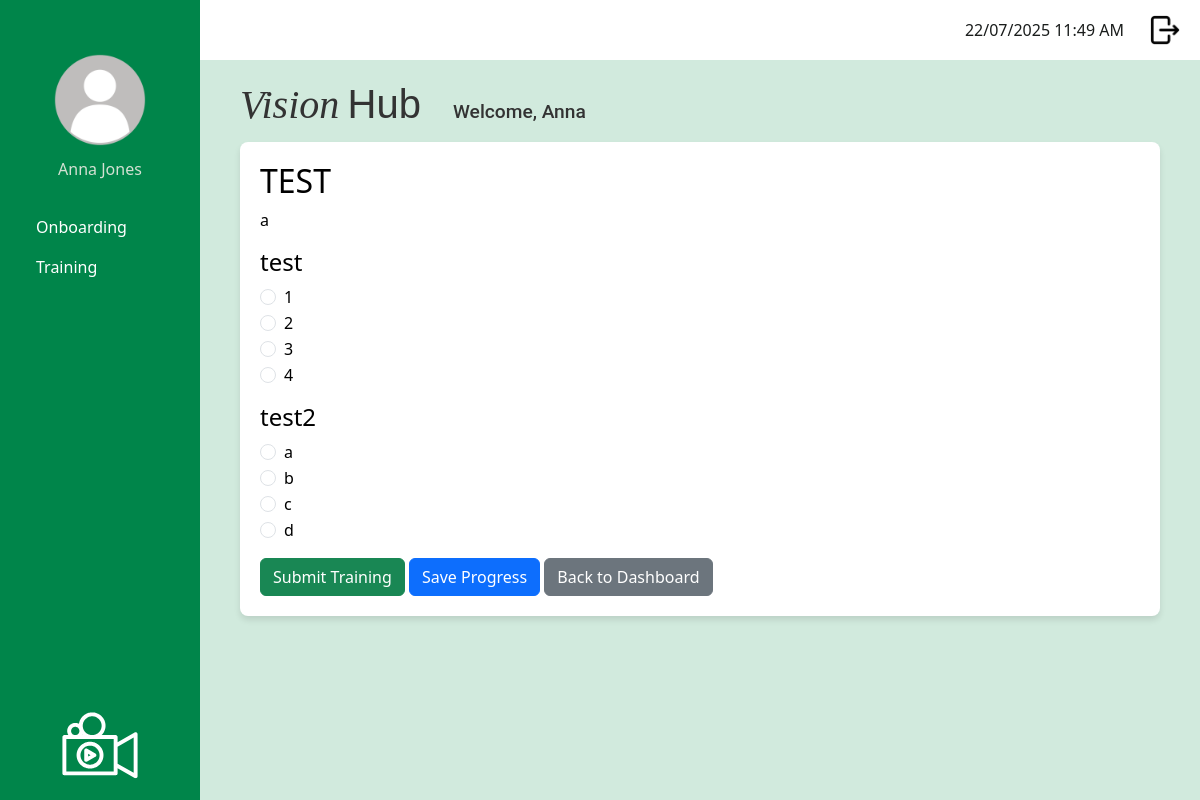
The app's page /staff/take_training_module/4 (signed in) with its own data.
### app/models.py (models this page shows, shortened)
class User(UserMixin, db.Model):
    __tablename__ = 'user'
    id: so.Mapped[int] = so.mapped_column(primary_key=True)
    username: so.Mapped[str] = so.mapped_column(sa.String(120), index=True, unique=True)
    first_name: so.Mapped[str] = so.mapped_column(sa.String(50), index=True)
    surname: so.Mapped[str] = so.mapped_column(sa.String(50), index=True)
    job_title: so.Mapped[str] = so.mapped_column(sa.String(50), index=True)
    password_hash: so.Mapped[str] = so.mapped_column(sa.String(256))
    is_onboarding: so.Mapped[bool] = so.mapped_column(default=False) # Default: Not onboarding
    dateStarted: so.Mapped[datetime] = so.mapped_column(index=True, default=lambda: datetime.now(timezone.utc))
    google_email: so.Mapped[Optional[str]] = so.mapped_column(sa.String(120), unique=True, nullable=True)
    profile_photo: so.Mapped[Optional[str]] = so.mapped_column(sa.String(120), nullable=True, default='profileDefault.png')
    manager_id: so.Mapped[Optional[int]] = so.mapped_column(sa.ForeignKey('user.id'), nullable=True)
    manager: so.Mapped[Optional['User']] = so.relationship('User', remote_side=[id], back_populates='manages')
    manages: so.Mapped[List['User']] = so.relationship('User', back_populates='manager')
    role_id: so.Mapped[int] = so.mapped_column(sa.ForeignKey('role.id'))
    role: so.Mapped['Role'] = so.relationship('Role', back_populates='users')
    department_id: so.Mapped[int] = so.mapped_column(sa.ForeignKey('department.id'))
    department: so.Mapped['Department'] = so.relationship('Department', back_populates='users')
    module_progress: so.Mapped[List['UserModuleProgress']] = so.relationship('UserModuleProgress', back_populates='user')
    onboarding_path_id: so.Mapped[int] = so.mapped_column(sa.ForeignKey('onboarding_path.id'), nullable=True)
    onboarding_path: so.Mapped['OnboardingPath'] = so.relationship('OnboardingPath')

class TrainingModule (db.Model):
    __tablename__ = 'training_module'
    id: so.Mapped[int] = so.mapped_column(primary_key=True)
    module_title: so.Mapped[str] = so.mapped_column(sa.String(150), index=True, unique=True)
    module_description: so.Mapped[str] = so.mapped_column(sa.Text, nullable=False)
    module_instructions: so.Mapped[str] = so.mapped_column(sa.Text, nullable=False)
    video_url: so.Mapped[str] = so.mapped_column(sa.String(300), nullable=True)
    active: so.Mapped[bool] = so.mapped_column(sa.Boolean, nullable=False, default=True)
    questions: so.Mapped[List['Question']] = so.relationship('Question', back_populates='training_module', cascade='all, delete-orphan')
    user_progress: so.Mapped[List['UserModuleProgress']] = so.relationship('UserModuleProgress', back_populates='training_module')
    onboarding_steps: so.Mapped[List['OnboardingStep']] = so.relationship('OnboardingStep', back_populates='training_module', cascade='all, delete-orphan')

class Question (db.Model):
    __tablename__ = 'question'
    id: so.Mapped[int] = so.mapped_column(primary_key=True)
    question_text: so.Mapped[str] = so.mapped_column(sa.String(1000), nullable=False)
    training_module_id: so.Mapped[int] = so.mapped_column(sa.ForeignKey('training_module.id'), nullable=False)
    training_module: so.Mapped['TrainingModule'] = so.relationship('TrainingModule', back_populates='questions')
    options: so.Mapped[List['Option']] = so.relationship('Option', back_populates='question', cascade='all, delete-orphan')

class Option (db.Model):
    __tablename__ = "option"
    id: so.Mapped[int] = so.mapped_column(primary_key=True)
    question_id: so.Mapped[int] = so.mapped_column(sa.ForeignKey('question.id'), nullable=False)
    option_text: so.Mapped[str] = so.mapped_column(sa.String(500), nullable=False)
    is_correct: so.Mapped[bool] = so.mapped_column(sa.Boolean, default=False, nullable=False)
    question: so.Mapped['Question'] = so.relationship('Question', back_populates='options')

### app/routes.py (the view, shortened to what this page needs)
@app.route('/staff/take_training_module/<int:module_id>', methods=['GET', 'POST'])
@login_required
def take_training_module(module_id):
    if current_user.role.role_name != 'staff':
        return redirect(url_for('logout'))
    module = TrainingModule.query.get_or_404(module_id)
    passing_threshold = 0.5
    progress = UserModuleProgress.query.filter_by(
        user_id=current_user.id,
        training_module_id=module_id
    ).order_by(UserModuleProgress.id.desc()).first()
    if request.method == 'GET':
        if progress:
            total_questions = len(module.questions) or 1
            if progress.completed_date:
                if progress.score is not None and (progress.score / total_questions) < passing_threshold:
                    progress = UserModuleProgress(
                        user_id=current_user.id,
                        training_module_id=module_id,
                        start_date=datetime.now(timezone.utc)
                    )
                    db.session.add(progress)
                    db.session.commit()
    user_answers = {}
    if progress and not progress.completed_date:
        for ans in progress.answers:
            user_answers[ans.question_id] = ans.selected_option_id
    return render_template('take_training_module.html',
                           module=module,
                           title=module.module_title,
                           user_answers=user_answers)

### app/models.py (called while the page is built)
@login.user_loader
def load_user(id):
    return db.session.get(User, int(id))

### app/templates/take_training_module.html
{% extends "base.html" %}
{% block content %}
<h2>{{ module.module_title }}</h2>
<p>{{ module.module_instructions }}</p>
<form method="POST" action="">
    {% for question in module.questions %}
    <div class="mb-3">
        <h4>{{ question.question_text }}</h4>
        {% for option in question.options %}
        <div class="form-check">
            <input class="form-check-input" type="radio"
                   name="question_{{question.id}}"
                   value="{{ option.id }}"
                   id="option_{{option.id}}"
                   {% if user_answers.get(question.id) == option.id %} checked {% endif %}>
            <label class="form-check-label" for="option_{{option.id}}">
                {{ option.option_text }}
            </label>
        </div>
        {% endfor %}
    </div>
    {% endfor %}
    <button type="submit" name="action" value="submit" class="btn btn-success">Submit Training</button>
    <button type="submit" name="action" value="save" class="btn btn-primary">Save Progress</button>
    <a href="{{ url_for('training_dashboard') }}" class="btn btn-secondary">Back to Dashboard</a>
</form>
{% endblock %}

### app/templates/base.html (shortened to what this page needs)
<!doctype html>
<html>
    <head>
            <link
            href="{{ url_for('static', filename='css/bootstrap.min.css') }}"
            rel="stylesheet"/>
            <link href="{{ url_for('static', filename='css/stylesheet.css') }}" rel="stylesheet"/>
        </head>
    <body>
         <div class="sidebar">
            <div class="profile-container">
                <form id="photoForm"
                    action="{{ url_for('update_profile_photo') }}"
                    method="POST"
                    enctype="multipart/form-data"
                    style="display:inline;">
                <img src="{{ url_for('static',
                                    filename='images/profilePhoto/'
                                        ~ (current_user.profile_photo or 'profileDefault.png')) }}"
                    id="profilePicture"
                    class="profilePicture"
                    alt="Click to change photo"
                    style="cursor:pointer; width:100px; height:100px;
                            object-fit:cover; border-radius:50%;">
                </form>
                <h5 class="profile-photo-text">{{ current_user.first_name|title }} {{ current_user.surname|title }}</h5>
            </div>
            <nav class="nav flex-column sideNavLink-container">
                {% if current_user.role.role_name == 'admin' %}
                    <a class="nav-link" href="#">Onboarding</a>
                    <a class="nav-link" href="{{ url_for('manage_training_modules') }}">Training</a>
                    <a class="nav-link" href="#">Knowledge Base</a>
                    <a class="nav-link" href="{{ url_for('manage_users') }}">User Managment</a>
                    <a class="nav-link" href="#">Onboarding</a>
                    <a class="nav-link" href="#">Reports</a>
                    <a class="nav-link" href="#">Content Management</a>
                    {% elif current_user.role.role_name == 'manager' %}
                    <a class="nav-link" href="#">Onboarding</a>
                    <a class="nav-link" href="#">Training</a>
                    <a class="nav-link" href="#">Reports</a>
                    {% elif current_user.role.role_name == 'staff' %}
                    <a class="nav-link" href="#">Onboarding</a>
                    <a class="nav-link" href="{{ url_for('training_dashboard') }}">Training</a>
                {% endif %}
            </nav>
            <img src="{{ url_for('static', filename='images/logoImageWhite.svg') }}" class="sidebarLogo">
        </div>
         <div class="top-bar">
            <div class="d-flex align-items-center">
                <span class="me-3" id="clock"></span>
                <a href="{{ url_for('logout') }}" class="logout-link">
                    <img src="{{ url_for('static', filename='images/logout.png') }}" class="logout-image">
                </a>
            </div>
        </div>
        <div class="logo-name-container">
            <h2 class="logo-text">
                <span class="logo-vision">Vision</span>
                <span class="logo-hub">Hub</span>
            </h2>
            <h3 class="welcome-text">Welcome, {{ current_user.first_name|title }}</h3>
        </div>
        <div class="content">
            {% block content %}
            {% endblock %}
        </div>
    </body>
</html>

### app/static/css/stylesheet.css (style rules this page uses)
body { color: #000000; background-color: #d1eadd ; }
.logo-name-container { display: flex; align-items: baseline; margin-left: 240px; margin-top: 20px; margin-bottom: 5px; gap: 2rem; color: #333; }
.logo-vision { font-family: 'Playfair Display', serif; font-weight: 450; font-style: italic; font-size: 2.5rem; }
.logo-hub { font-family: 'Montserrat', sans-serif; font-weight: 200; font-size: 2.5rem; margin-left: 0; }
.welcome-text { font-family: 'Roboto', sans-serif; font-size: 1.2rem; margin: 0; }
.sidebar { background-color: #00854a; color: white; font-size: 1rem; font-weight: 400; height: 100vh; position: fixed; width: 200px; padding: 20px; display: flex; flex-direction: column; justify-content: space-between; text-align: left }
.profile-photo-text { font-size: 1rem; font-weight: 200; color: rgb(211, 225, 211); text-align: center; }
.sidebarLogo { max-width: 100%; width: 120px; height: auto; display: block; margin: 0 auto; margin-top: auto; }
.profilePicture { display: block; margin: 30px auto 10px auto; border-radius: 50%; width: 80px; height: 80px; object-fit: cover; }
.sideNavLink-container { margin-top: 20px; }
.nav-link { border-radius: 0.5rem; color: white; }
.top-bar { background-color: white; height: 60px; padding: 10px 20px; margin-left: 200px; display: flex; justify-content: flex-end; align-items: center; }
.logout-image { width: 30px; height: 30px; object-fit: cover; margin-left: 10px; }
#clock { color: #1a1d1c; margin-right: 20px; }
.content { background-color: white; border-radius: 8px; margin-left: 240px; padding: 20px; box-shadow: 0 4px 6px rgba(0, 0, 0, 0.1); max-width: calc(100% - 240px - 40px); }

### records on screen
User: profile_photo (placeholder picture), first_name "Anna", surname "Jones"
TrainingModule: module_title "TEST", module_instructions "a"
Question: question_text "test", id "☐ 1", id "☐ 2", id "☐ 3", id "☐ 4"
Option: option_text "1"
Option: option_text "2"
Option: option_text "3"
Option: option_text "4"
Question: question_text "test2", id "☐ a", id "☐ b", id "☐ c", id "☐ d"
Option: option_text "a"
Option: option_text "b"
Option: option_text "c"
Option: option_text "d"
